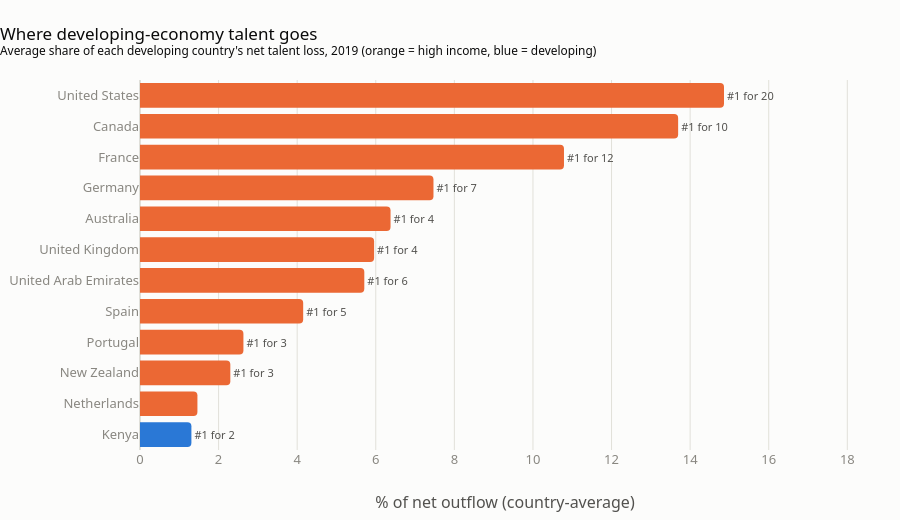

Source (notebook cell):
### Code cell
d = dest.head(12).iloc[::-1]
fig = go.Figure(go.Bar(
    y=d.target_country_name, x=d.avg_share, orientation="h",
    marker=dict(color=np.where(d.target_country_wb_income == "High income", SERIES[1], SERIES[0]), cornerradius=4),
    text=[f"#1 for {t}" if t else "" for t in d.top1], textposition="outside", textfont=dict(color=INK2, size=11),
    customdata=np.stack([d.senders, d.top1, d.target_country_wb_income], axis=1),
    hovertemplate="<b>%{y}</b> (%{customdata[2]})<br>avg share of net outflow: %{x:.1f}%"
                  "<br>receives from %{customdata[0]} countries · top destination for %{customdata[1]}<extra></extra>"))
fig.update_layout(title="Where developing-economy talent goes<br><sup>Average share of each developing country's "
                        "net talent loss, 2019 (orange = high income, blue = developing)</sup>",
                  xaxis=dict(title="% of net outflow (country-average)", range=[0, d.avg_share.max() * 1.25]),
                  height=520, margin=dict(l=140), showlegend=False)
save(fig, "06_destinations")

### Figure 1 — Plotly figure (JSON) as saved in the notebook; plotly's stock layout.template omitted (floating-point values rounded to 4 significant figures)
{"data": [{"customdata": [[9, 2, "Lower middle income"], [36, 0, "High income"], [18, 3, "High income"], [10, 3, "High income"], [37, 5, "High income"], [39, 6, "High income"], [50, 4, "High income"], [40, 4, "High income"], [50, 7, "High income"], [52, 12, "High income"], [67, 10, "High income"], [57, 20, "High income"]], "hovertemplate": "<b>%{y}</b> (%{customdata[2]})<br>avg share of net outflow: %{x:.1f}%<br>receives from %{customdata[0]} countries · top destination for %{customdata[1]}<extra></extra>", "marker": {"color": ["#2a78d6", "#eb6834", "#eb6834", "#eb6834", "#eb6834", "#eb6834", "#eb6834", "#eb6834", "#eb6834", "#eb6834", "#eb6834", "#eb6834"], "cornerradius": 4}, "orientation": "h", "text": ["#1 for 2", "", "#1 for 3", "#1 for 3", "#1 for 5", "#1 for 6", "#1 for 4", "#1 for 4", "#1 for 7", "#1 for 12", "#1 for 10", "#1 for 20"], "textfont": {"color": "#52514e", "size": 11}, "textposition": "outside", "type": "bar", "x": [1.308, 1.461, 2.299, 2.632, 4.153, 5.708, 5.958, 6.376, 7.468, 10.79, 13.69, 14.86], "y": ["Kenya", "Netherlands", "New Zealand", "Portugal", "Spain", "United Arab Emirates", "United Kingdom", "Australia", "Germany", "France", "Canada", "United States"]}], "layout": {"height": 520, "margin": {"l": 140}, "showlegend": false, "title": {"text": "Where developing-economy talent goes<br><sup>Average share of each developing country's net talent loss, 2019 (orange = high income, blue = developing)</sup>"}, "xaxis": {"range": [0, 18.58], "title": {"text": "% of net outflow (country-average)"}}}}
